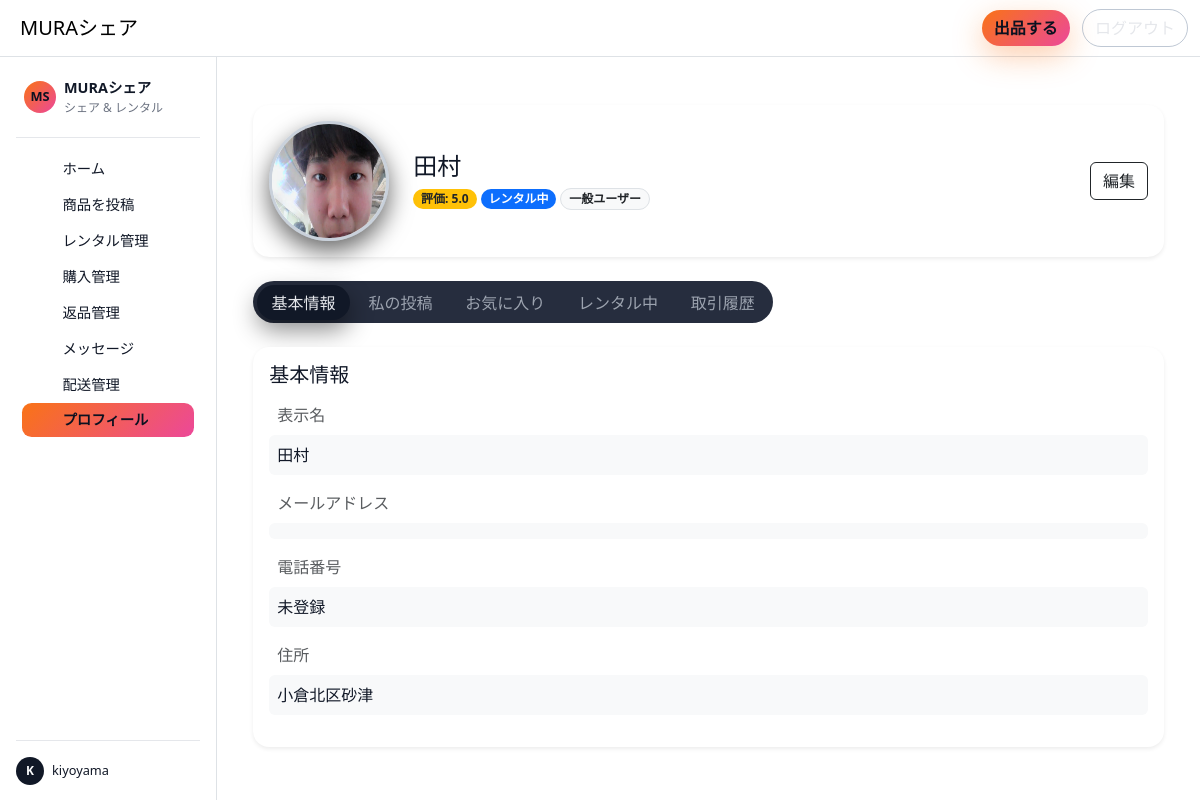
Page /profile/ (signed in) on the committed database.
### accounts/models.py (models this page shows, shortened)
class Profile(models.Model):
    user = models.OneToOneField(
        User,
        on_delete=models.CASCADE,
        related_name="profile",
    )
    display_name = models.CharField(max_length=50, blank=True)
    phone = models.CharField(max_length=20, blank=True)
    address = models.CharField(max_length=255, blank=True)
    profile_image = models.ImageField(
        upload_to="profiles/",
        blank=True,
        null=True,
    )

### accounts/views.py (the view, shortened to what this page needs)
# urls.py: path("profile/",   profile_view,                     name="profile"),
@login_required
def profile_view(request):
    user = request.user
    profile, _ = Profile.objects.get_or_create(user=user)
    active_tab = request.GET.get("tab", "info")
    editing = request.GET.get("edit") == "1"
    my_products = Product.objects.filter(owner=user)
    favorite_products = Product.objects.none()
    fav_ids = getattr(user, "favorite_products", None)
    if fav_ids:
        favorite_products = Product.objects.filter(id__in=fav_ids)
    renting_products = []
    transactions = []
    context = {
        "user_obj": user,
        "profile": profile,  # ← これをテンプレで使う
        "active_tab": active_tab,
        "editing": editing,
        "my_products": my_products,
        "favorite_products": favorite_products,
        "renting_products": renting_products,
        "transactions": transactions,
    }
    return render(request, "frontend/profile/index.html", context)

### templates/frontend/profile/index.html (shortened to what this page needs)
{% extends "base.html" %}
{% block content %}
<div class="container py-4">
  <div class="card shadow-sm mb-4 border-0 profile-header-card">
    <div class="card-body d-flex align-items-center">
      <div class="position-relative me-4">
        <img
          src="{% if profile.profile_image %}{{ profile.profile_image.url }}{% else %}/static/img/default_user.png{% endif %}"
          class="rounded-circle"
          width="120"
          height="120"
          alt="プロフィール画像"
        >
      </div>
      <div class="flex-grow-1">
        <h4 class="mb-1">
          {{ profile.display_name|default:user_obj.username }}
        </h4>
        <div>
          <span class="badge bg-warning text-dark">評価: 5.0</span>
          <span class="badge bg-primary">レンタル中</span>
          <span class="badge bg-light text-dark border">一般ユーザー</span>
        </div>
      </div>
      <div>
        {% if editing %}
          <a href="{% url 'frontend:profile' %}" class="btn btn-outline-secondary">
            キャンセル
          </a>
        {% else %}
          <a href="{% url 'frontend:profile' %}?edit=1" class="btn btn-outline-dark">
             編集
          </a>
        {% endif %}
      </div>
    </div>
  </div>
  <ul class="nav nav-tabs mb-4">
    <li class="nav-item">
      <a class="nav-link {% if active_tab == 'info' %}active{% endif %}"
         href="{% url 'frontend:profile' %}?tab=info">
        基本情報
      </a>
    </li>
    <li class="nav-item">
      <a class="nav-link {% if active_tab == 'posts' %}active{% endif %}"
         href="{% url 'frontend:profile' %}?tab=posts">
        私の投稿
      </a>
    </li>
    <li class="nav-item">
      <a class="nav-link {% if active_tab == 'favorites' %}active{% endif %}"
         href="{% url 'frontend:profile' %}?tab=favorites">
        お気に入り
      </a>
    </li>
    <li class="nav-item">
      <a class="nav-link {% if active_tab == 'rentals' %}active{% endif %}"
         href="{% url 'frontend:profile' %}?tab=rentals">
        レンタル中
      </a>
    </li>
    <li class="nav-item">
      <a class="nav-link {% if active_tab == 'history' %}active{% endif %}"
         href="{% url 'frontend:profile' %}?tab=history">
        取引履歴
      </a>
    </li>
  </ul>
  {% if active_tab == "info" %}
    <div class="card border-0 shadow-sm">
      <div class="card-body">
        <h5 class="mb-3">基本情報</h5>
        {% if editing %}
          <form method="post" enctype="multipart/form-data">
            {% csrf_token %}
            <div class="mb-3">
              <label class="form-label text-muted">プロフィール画像</label>
              <input type="file" name="profile_image" class="form-control">
            </div>
            <div class="mb-3">
              <label class="form-label text-muted">
                <i class="bi bi-person me-2"></i>表示名
              </label>
              <input
                type="text"
                name="display_name"
                class="form-control"
                value="{{ profile.display_name|default:user_obj.username }}"
                placeholder="山田 太郎"
              >
            </div>
            <div class="mb-3">
              <label class="form-label text-muted">
                <i class="bi bi-telephone me-2"></i>電話番号
              </label>
              <input
                type="text"
                name="phone"
                class="form-control"
                value="{{ profile.phone }}"
                placeholder="090-1234-5678"
              >
            </div>
            <div class="mb-3">
              <label class="form-label text-muted">
                <i class="bi bi-geo-alt me-2"></i>住所
              </label>
              <input
                type="text"
                name="address"
                class="form-control"
                value="{{ profile.address }}"
                placeholder="東京都渋谷区..."
              >
            </div>
            <div class="d-flex gap-2">
              <button type="submit" class="btn btn-primary">
                保存
              </button>
              <a href="{% url 'frontend:profile' %}" class="btn btn-outline-secondary">
                キャンセル
              </a>
            </div>
          </form>
        {% else %}
          <div class="mb-3">
            <label class="form-label text-muted">
              表示名
            </label>
            <div class="p-2 bg-light rounded">
              {{ profile.display_name|default:user_obj.username }}
            </div>
          </div>
          <div class="mb-3">
            <label class="form-label text-muted">
              メールアドレス
            </label>
            <div class="p-2 bg-light rounded">
            </div>
          </div>
          <div class="mb-3">
            <label class="form-label text-muted">
              電話番号
            </label>
            <div class="p-2 bg-light rounded">
              {{ profile.phone|default:"未登録" }}
            </div>
          </div>
          <div class="mb-3">
            <label class="form-label text-muted">
              住所
            </label>
            <div class="p-2 bg-light rounded">
              {{ profile.address|default:"未登録" }}
            </div>
          </div>
        {% endif %}
      </div>
    </div>
  {% endif %}
</div>
{% endblock %}

### templates/_partials/sidebar.html (shortened to what this page needs)
<nav class="sidebar-nav d-flex flex-column h-100">
  <div class="d-flex align-items-center mb-3 sidebar-nav-header">
    <div class="sidebar-logo me-2 d-flex align-items-center justify-content-center">
      MS
    </div>
    <div class="flex-grow-1">
      <div class="sidebar-title">MURAシェア</div>
      <div class="sidebar-subtitle">シェア & レンタル</div>
    </div>
  </div>
  <div class="sidebar-divider mb-2"></div>
  <div class="sidebar-group mb-2">
    <a
      href="{% url 'frontend:products' %}"
      class="sidebar-link {% if request.resolver_match.url_name == 'products' %}is-active{% endif %}"
    >
      <span class="sidebar-text">ホーム</span>
    </a>
    <a
      href="{% url 'frontend:product_new' %}"
      class="sidebar-link {% if request.resolver_match.url_name == 'product_new' %}is-active{% endif %}"
    >
      <span class="sidebar-text">商品を投稿</span>
    </a>
    <a
      href="{% url 'frontend:rentals' %}"
      class="sidebar-link {% if request.resolver_match.url_name == 'rentals' %}is-active{% endif %}"
    >
      <span class="sidebar-text">レンタル管理</span>
    </a>
    <a
      href="{% url 'frontend:purchases' %}"
      class="sidebar-link {% if request.resolver_match.url_name == 'purchases' %}is-active{% endif %}"
    >
      <span class="sidebar-text">購入管理</span>
    </a>
    <a
      href="{% url 'frontend:returns' %}"
      class="sidebar-link {% if request.resolver_match.url_name == 'returns' %}is-active{% endif %}"
    >
      <span class="sidebar-text">返品管理</span>
    </a>
    <a
      href="{% url 'frontend:messages' %}"
      class="sidebar-link {% if request.resolver_match.url_name == 'messages' %}is-active{% endif %}"
    >
      <span class="sidebar-text">メッセージ</span>
    </a>
    <a
      href="{% url 'frontend:admin_shipping' %}"
      class="sidebar-link {% if request.resolver_match.url_name == 'admin_shipping' %}is-active{% endif %}"
    >
      <span class="sidebar-text">配送管理</span>
    </a>
    <a
      href="{% url 'frontend:profile' %}"
      class="sidebar-link {% if request.resolver_match.url_name == 'profile' %}is-active{% endif %}"
    >
      <span class="sidebar-text">プロフィール</span>
    </a>
  </div>
  <div class="mt-auto pt-3 sidebar-footer small">
    {% if request.user.is_authenticated %}
      <div class="d-flex align-items-center">
        <div class="sidebar-avatar me-2">
          {{ request.user.username|first|upper }}
        </div>
        <div class="flex-grow-1">
          <div class="sidebar-user-name">
            {{ request.user.username }}
          </div>
        </div>
      </div>
    {% else %}
      <div class="text-muted">
        ログインしていません
      </div>
    {% endif %}
  </div>
</nav>

### static/css/app.css (style rules this page uses)
:root { --background: 0 0% 100%; --foreground: 0 0% 3.9%; --card: 0 0% 100%; --card-foreground: 0 0% 3.9%; --popover: 0 0% 100%; --popover-foreground: 0 0% 3.9%; --primary: 0 0% 9%; --primary-foreground: 0 0% 98%; --secondary: 0 0% 96.1%; --secondary-foreground: 0 0% 9%; --muted: 0 0% 96.1%; --muted-foreground: 0 0% 45.1%; --accent: 0 0% 96.1%; --accent-foreground: 0 0% 9%; --destructive: 0 84.2% 60.2%; --destructive-foreground: 0 0% 98%; --border: 0 0% 89.8%; --input: 0 0% 89.8%; --ring: 0 0% 3.9%; --chart-1: 12 76% 61%; --chart-2: 173 58% 39%; --chart-3: 197 37% 24%; --chart-4: 43 74% 66%; --chart-5: 27 87% 67%; --radius: 0.5rem; --sidebar-background: 240 5.9% 10%; --sidebar-foreground: 240 4.8% 95.9%; --sidebar-primary: 224.3 76.3% 48%; --sidebar-primary-foreground: 0 0% 100%; --sidebar-accent: 240 3.7% 15.9%; --sidebar-accent-foreground: 240 4.8% 95.9%; --sidebar-border: 240 3.7% 15.9%; --sidebar-ring: 217.2 91.2% 59.8%; }
body { margin: 0; font-family: system-ui, -apple-system, BlinkMacSystemFont, "Segoe UI", sans-serif; background: #ffffff; color: hsl(var(--foreground)); min-height: 100vh; }
.sidebar-nav { font-size: 0.9rem; height: 100%; }
.sidebar-nav-header { padding: 0.25rem 0.5rem; }
.sidebar-logo { width: 32px; height: 32px; border-radius: 999px; background: linear-gradient(135deg, #f97316, #ec4899); color: #0b1120; font-weight: 700; font-size: 0.8rem; }
.sidebar-title { font-size: 0.9rem; font-weight: 600; color: #111827; }
.sidebar-subtitle { font-size: 0.75rem; color: #6b7280; }
.sidebar-divider { border-bottom: 1px solid #e5e7eb; margin-bottom: 0.5rem; }
.sidebar-group { padding: 0.25rem 0; }
.sidebar-link { display: flex; align-items: center; gap: 0.5rem; padding: 0.4rem 0.75rem; margin: 0.1rem 0.4rem; border-radius: 0.6rem; color: #111827; text-decoration: none; transition: background-color 0.15s ease, color 0.15s ease, transform 0.1s ease; }
.sidebar-link.is-active { background: linear-gradient(135deg, #f97316, #ec4899); color: #0b1120; font-weight: 600; }
.sidebar-text { white-space: nowrap; overflow: hidden; text-overflow: ellipsis; }
.sidebar-footer { border-top: 1px solid #e5e7eb; margin-top: 0.5rem; }
.sidebar-avatar { width: 28px; height: 28px; border-radius: 999px; background: #111827; color: #f9fafb; display: flex; align-items: center; justify-content: center; font-size: 0.75rem; font-weight: 600; }
.sidebar-user-name { font-size: 0.8rem; color: #111827; }
.card { border-radius: 1rem; border: 1px solid rgba(148, 163, 184, 0.25); background: #ffffff; color: #111827; box-shadow: 0 8px 20px rgba(15, 23, 42, 0.08); }
.form-label { color: #e5e7eb; }
.badge { border-radius: 999px; }
.nav-tabs { border-bottom: none; background-color: rgba(15, 23, 42, 0.9); border-radius: 999px; padding: 4px; display: inline-flex; gap: 4px; }
.nav-tabs .nav-link { border: none; border-radius: 999px; color: #9ca3af; padding: 0.35rem 0.9rem; }
.nav-tabs .nav-link.active { background-color: #111827; color: #e5e7eb; box-shadow: 0 10px 25px rgba(0, 0, 0, 0.45); }
.profile-header-card img.rounded-circle { border: 3px solid rgba(148, 163, 184, 0.5); box-shadow: 0 10px 25px rgba(0, 0, 0, 0.6); }

### rows in the picture
Profile: profile_image (picture), display_name "田村", phone "未登録", address "小倉北区砂津"

### other values in the picture
{{ request.user.username|first|upper }} "K"
{{ request.user.username }} "kiyoyama"
